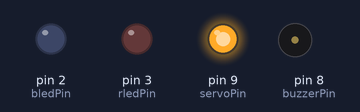
Simulated run of this sketch. Board: Arduino Uno, built with avr-gcc and run on an emulated ATmega328P. On the bench: output pins drawn as LEDs (lit = HIGH), buzzer (waves = sounding).

Above: at 1.2 s.
At 2.2 s:
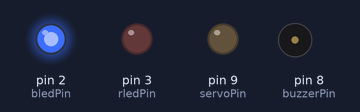
At 3.7 s:
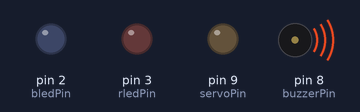
At 4.7 s:
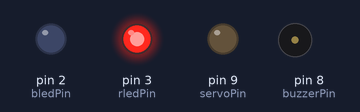
Timing chart, 0 to 5.6 s (numbered marks = the images above):
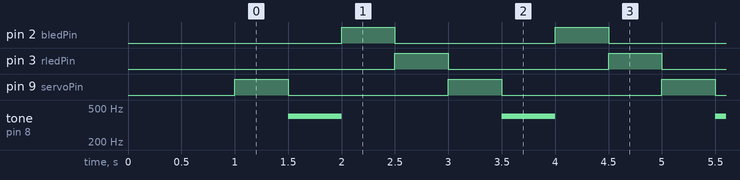

Measured:
- by itself, pin 2 (bledPin), pin 3 (rledPin), pin 9 (servoPin): alternates HIGH for 0.50 s and LOW for 1.5 s
- by itself, tone on pin 8 (buzzerPin): alternates 400 Hz for 0.50 s and silent for 1.5 s

The sketch:

RFID.ino.ino
```cpp
int servoPin = 9;
int buzzerPin = 8;
int bledPin = 2;
int rledPin = 3;

void setup() {
  // put your setup code here, to run once:
  Serial.begin(9600);

  delay(1000);
  pinMode(servoPin,OUTPUT);
  pinMode(buzzerPin,OUTPUT);
  pinMode(bledPin,OUTPUT);
  pinMode(rledPin,OUTPUT);


}

void loop() {
  // put your main code here, to run repeatedly:
    digitalWrite(servoPin,HIGH);
      delay(500);
    digitalWrite(servoPin,LOW);
    tone(buzzerPin,400);
         delay(500);
    tone(buzzerPin,0);
    digitalWrite(bledPin,HIGH);
         delay(500);
    digitalWrite(bledPin,LOW);
    digitalWrite(rledPin,HIGH);
         delay(500);
    digitalWrite(rledPin,LOW);

}
```
